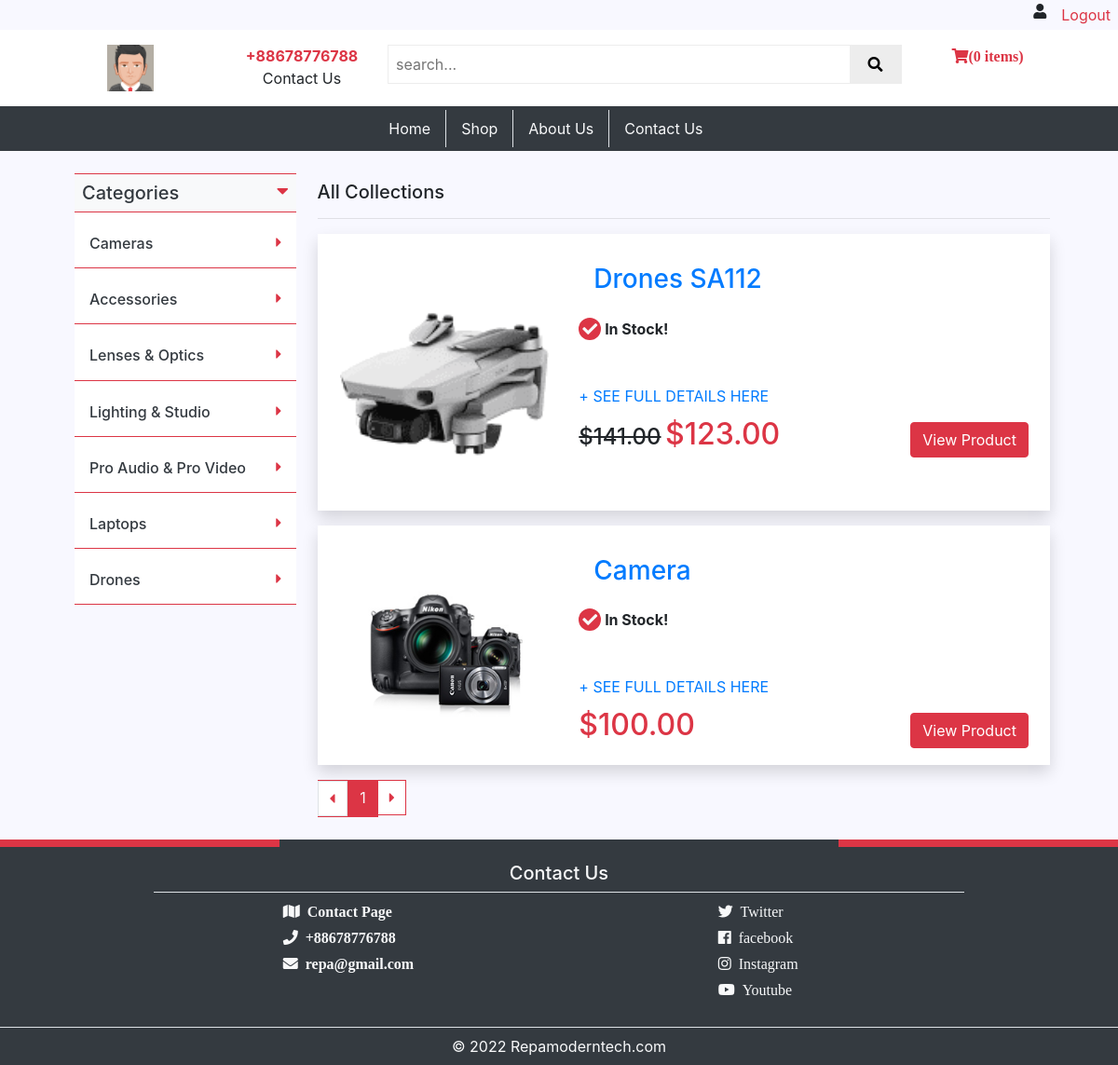
Screenshot of /shop.php (signed in) with the database file from the repository.
### tables this page shows
CREATE TABLE `profile` (
  `id` int(10) NOT NULL,
  `head` varchar(255) NOT NULL,
  `text` text NOT NULL,
  `date` varchar(255) NOT NULL
);

CREATE TABLE `links` (
  `id` int(10) NOT NULL,
  `media` varchar(255) NOT NULL,
  `link` varchar(255) NOT NULL
);

CREATE TABLE `categories` (
  `id` int(11) NOT NULL,
  `category` varchar(255) NOT NULL,
  `image` varchar(255) NOT NULL,
  `description` text NOT NULL,
  `date` varchar(255) NOT NULL
);

CREATE TABLE `products` (
  `id` int(11) NOT NULL,
  `product` varchar(255) NOT NULL,
  `category` int(11) NOT NULL,
  `description` text NOT NULL,
  `image` varchar(255) NOT NULL,
  `price` int(100) NOT NULL,
  `old_price` int(100) NOT NULL,
  `status` int(11) NOT NULL DEFAULT 0,
  `date` varchar(255) NOT NULL
);

### shop.php (the view, shortened to what the rows shown need)
<?php
	include 'inc/session.php';
 ?>
<!DOCTYPE html>
<html>
<head>
	<?php include 'inc/link.php'; ?>
</head>
<body style="background-color: ghostwhite;">
	<?php include 'inc/header.php'; ?>
	<div class="col-md-11 mx-auto row mt-4">
		<div class="col-md-3">
			<div class=" bg-white">
				<?php
				$sql = mysqli_query($connect, "SELECT * FROM categories");
				while ($row = mysqli_fetch_array($sql)) {
				?>
				<a href="?id=<?php echo $row['id'] ?>&&category=<?php echo $row['category'] ?>" class="text-dark">
					<h6 class="p-3 border-bottom border-danger">
						<?php echo $row['category']; ?>
						<span class="fas fa-caret-right float-right text-danger"></span>
					</h6>
				</a>
				<?php } ?>
			</div>
		</div>
		<div class="col-md-9 p-2">
			<?php
				if (isset($_GET['id']) && isset($_GET['category'])) {
					$id = (int)$_GET['id'];
					$category = $_GET['category'];
					?>
					<h5><?php echo $category; ?></h5>
					<hr>
					<?php
		if (isset($_GET['page_no']) && $_GET['page_no']!="") {
		$page_no = $_GET['page_no'];
		} else {
		$page_no = 1;
    	}
    	$total_records_per_page = 10;
   	 	$offset = ($page_no-1) * $total_records_per_page;
		$previous_page = $page_no - 1;
		$next_page = $page_no + 1;
		$adjacents = "2";
		$result_count = mysqli_query($connect,"SELECT COUNT(*) As total_records FROM `products` WHERE category = '{$id}'");
		$total_records = mysqli_fetch_array($result_count);
		$total_records = $total_records['total_records'];
    	$total_no_of_pages = ceil($total_records / $total_records_per_page);
		$second_last = $total_no_of_pages - 1;
		$result = mysqli_query($connect, "SELECT * FROM `products` WHERE category = '{$id}' ORDER BY id DESC LIMIT $offset, $total_records_per_page");
  		while ($row = mysqli_fetch_array($result)) {
		$image = $row['image'];
		$product = $row['product'];
		$description = $row['description'];
		$date = $row['date'];
		$category = $row['category'];
		$id_post = $row['id'];
		?>
			<div class="row mx-0 group mb-3 shadow p-2 bg-white">
				<div class="col-md-4 mt-4 p-3">
					<img src="upload/<?php echo $row['image'] ?>" class="card-img">
				</div>
				<div class="col-md-8 pl-3">
					<a href="collections.php?product_id=<?php echo $row['id']; ?>&&product=<?php echo $row['product']; ?>" class="nav-link">
						<h3 class=" pt-3 mb-2">
							<?php echo $row['product']; ?>
						</h3>
					</a>
					<b class="mt-2 mb-5 d-block">
							<?php if ($row['status']==1) {
							?>
						<span class="fas fa-check bg-danger rounded-circle text-light p-1"></span>
						In Stock!
					<?php }else{ ?>
						<span class="fas fa-times bg-danger rounded-circle text-light p-1"></span>
						Out of Stock!
						<?php } ?>
						</b>
						<a href="collections.php?product_id=<?php echo $row['id']; ?>&product=<?php echo $row['product']; ?>" class="text-uppercase">+ See full details here</a>
						<br>
						<div class="float-left mt-3">
							<?php if ($row['old_price'] > 0): ?>
						<h4 class="d-inline-block" style="text-decoration: line-through;">$<?php echo number_format($row['old_price'],2); ?></h4>
							<?php endif ?>
						<h2 class="d-inline-block text-danger" style="line-height: 25px;">$<?php echo number_format($row['price'],2); ?></h2>						</div>
						<div class="float-right mt-3">
							<a href="collections.php?product_id=<?php echo $row['id'] ?>&product=<?php echo $row['product'] ?>"><button class="btn btn-danger">View Product</button></a>
						</div>
						<div class="clearfix"></div>
						<div >
						</div>
				</div>
			</div>
<?php } ?>
<ul class="pagination">
	<li class="border-danger border" <?php if($page_no <= 1){ echo "class='disable'"; } ?>>
	<a class="page-link" <?php if($page_no > 1){ echo "href='?page_no=$previous_page'"; } ?>><span class="fas fa-caret-left text-danger " title="Previous"></span></a>
	</li>
    <?php
	if ($total_no_of_pages <= 10){
		for ($counter = 1; $counter <= $total_no_of_pages; $counter++){
			if ($counter == $page_no) {
		   echo "<li class='active page-link text-light bg-danger border border-danger'><a>$counter</a></li>";
				}else{
           echo "<li><a href='?page_no=$counter' class='page-link  text-danger border border-danger'>$counter</a></li>";
				}
        }
	}
	elseif($total_no_of_pages > 10){
	if($page_no <= 4) {
	 for ($counter = 1; $counter < 8; $counter++){
			if ($counter == $page_no) {
		   echo "<li class='active page-link  text-light bg-danger border border-danger'><a>$counter</a></li>";
				}else{
           echo "<li><a href='?page_no=$counter' class='page-link  text-danger border border-danger'>$counter</a></li>";
				}
        }
		echo "<li class=' text-danger border border-danger'><a>...</a></li>";
		echo "<li class='border border-danger'><a href='?page_no=$second_last' class='text-danger'>$second_last</a></li>";
		echo "<li class='border border-danger'><a href='?page_no=$total_no_of_pages' class='text-danger'>$total_no_of_pages</a></li>";
		}
	 elseif($page_no > 4 && $page_no < $total_no_of_pages - 4) {
		echo "<li class='border border-danger'><a class='text-danger' href='?page_no=1'>1</a></li>";
		echo "<li class='border border-danger'><a class='text-danger' href='?page_no=2'>2</a></li>";
        echo "<li class='border border-danger'><a class='text-danger'>...</a></li>";
        for ($counter = $page_no - $adjacents; $counter <= $page_no + $adjacents; $counter++) {
           if ($counter == $page_no) {
		   echo "<li class='active text-light bg-danger border border-danger'><a>$counter</a></li>";
				}else{
           echo "<li class='border border-danger'><a class='text-danger' href='?page_no=$counter'>$counter</a></li>";
				}
       }
       echo "<li class='border border-danger' text-danger><a>...</a></li>";
	   echo "<li class='border border-danger'><a class='text-danger' href='?page_no=$second_last'>$second_last</a></li>";
	   echo "<li class='border border-danger'><a class='text-danger-danger' href='?page_no=$total_no_of_pages'>$total_no_of_pages</a></li>";
            }
		else {
        echo "<li class='border border-danger'><a class='text-danger' href='?page_no=1'>1</a></li>";
		echo "<li class='border border-danger'><a class='text-danger' href='?page_no=2'>2</a></li>";
        echo "<li class='border border-danger text-danger'><a>...</a></li>";
        for ($counter = $total_no_of_pages - 6; $counter <= $total_no_of_pages; $counter++) {
          if ($counter == $page_no) {
		   echo "<li class='active bg-danger text-light'><a>$counter</a></li>";
				}else{
           echo "<li class='border border-danger'><a class='text-danger' href='?page_no=$counter'>$counter</a></li>";
				}
                }
            }
	}
?>
	<li class=''  <?php if($page_no >= $total_no_of_pages){ echo "class='disabled'"; } ?>>
	<a title="Next" class="page-link border border-danger text-danger" <?php if($page_no < $total_no_of_pages) { echo "href='?page_no=$next_page'"; } ?>><span class="fas fa-caret-right"></span></a>
	</li>
    <?php if($page_no < $total_no_of_pages){
		echo "<li class=''><a href='?page_no=$total_no_of_pages' class='page-link text-danger border border-danger' title='Last'><span class='fas fa-caret-right'></span><span class='fas fa-caret-right'></span><span class='fas fa-caret-right'></span></a></li>";
		} ?>
</ul>
</div>
					<?php
				}else{
			 ?>
			<?php
		if (isset($_GET['page_no']) && $_GET['page_no']!="") {
		$page_no = $_GET['page_no'];
		} else {
		$page_no = 1;
    	}
    	$total_records_per_page = 10;
   	 	$offset = ($page_no-1) * $total_records_per_page;
		$result = mysqli_query($connect, "SELECT * FROM `products` ORDER BY id DESC LIMIT $offset, $total_records_per_page");
  		while ($row = mysqli_fetch_array($result)) {
		?>
			<div class="row mx-0 group mb-3 shadow p-2 bg-white">
				<div class="col-md-4 mt-4 p-3">
					<img src="upload/<?php echo $row['image'] ?>" class="card-img">
				</div>
				<div class="col-md-8 pl-3">
					<a href="collections.php?product_id=<?php echo $row['id']; ?>&&product=<?php echo $row['product']; ?>" class="nav-link">
						<h3 class=" pt-3 mb-2">
							<?php echo $row['product']; ?>
						</h3>
					</a>
					<b class="mt-2 mb-5 d-block">
							<?php if ($row['status']==1) {
							?>
						<span class="fas fa-check bg-danger rounded-circle text-light p-1"></span>
						In Stock!
					<?php }else{ ?>
						<span class="fas fa-times bg-danger rounded-circle text-light p-1"></span>
						Out of Stock!
						<?php } ?>
						</b>
						<a href="collections.php?product_id=<?php echo $row['id']; ?>&&product=<?php echo $row['product']; ?>" class="text-uppercase">+ See full details here</a>
						<br>
						<div class="float-left mt-3">
						<?php if ($row['old_price'] > 0): ?>
						<h4 class="d-inline-block" style="text-decoration: line-through;">$<?php echo number_format($row['old_price'],2); ?></h4>
							<?php endif ?>
						<h2 class="d-inline-block text-danger" style="line-height: 25px;">$<?php echo number_format($row['price'],2); ?></h2>
						</div>
						<div class="float-right mt-3">
							<a href="collections.php?product_id=<?php echo $row['id'] ?>&product=<?php echo $row['product'] ?>"><button class="btn btn-danger">View Product</button></a>
						</div>
						<div class="clearfix"></div>
				</div>
			</div>
<?php } ?>
		</div>
		<?php } ?>
	</div>
	<?php include 'inc/footer.php'; ?>

### inc/header.php (shortened to what the rows shown need)
    			<?php include 'search.php'; ?>
<header style="">
	<div style="background-color:ghostwhite; z-index: 1;<?php if (!isset($_SESSION['id'])) {
		echo "display: none";
	} ?>">
	</div>
		<div class="bg-white py-3 px-5 row mx-0 position-relative">
			<div class="col-md-2 p-0">
				<center>
				<?php
					$image = mysqli_query($connect, "SELECT * FROM profile WHERE id = 1");
					while ($rw = mysqli_fetch_array($image)) {
						?>
						<img src="images/<?php echo $rw['text'];  ?>" class="" width="50px">
						<?php
					}
				 ?></center>
			</div>
			<div class="col-md-2 text-center" id="disp">
				<a href="tel:<?php
    $link = mysqli_query($connect, "SELECT * FROM links WHERE id = 1");
    $links = mysqli_fetch_array($link);
    echo $links['link'];
   ?>" class="text-danger font-weight-bold text-decoration-none"><?php
    $link = mysqli_query($connect, "SELECT * FROM links WHERE id = 1");
    $links = mysqli_fetch_array($link);
    echo $links['link'];
   ?></a>
				<div class="">Contact Us</div>
			</div>
		</div>
	</header>
	<div class="bg-dark nav p-1" id="disp" style="position: sticky; top: 0; z-index: 4">
			<div class="col-md-4 m-auto nav">
			</div>
		</div>

### inc/footer.php (shortened to what the rows shown need)
  <div class="bg-dark  pb-4">
      <div class="p-1 bg-danger w-25 float-left" style=""></div>
      <div class="p-1 bg-danger w-25 float-right" style=""></div>
      <div class="clearfix"></div>
        <div class=" col-md-9 m-auto ">
        <div class="row mx-0 col-md-9 m-auto">
          <div class="col-md-9">
          <a href="contact.php" class="fas fa-map mb-2 text-light w-100 text-decoration-none">&nbsp; Contact Page</a>
          <a href="tel:<?php
    $link = mysqli_query($connect, "SELECT * FROM links WHERE id = 1");
    $links = mysqli_fetch_array($link);
    echo $links['link'];
   ?>" class="fas fa-phone mb-2 text-light w-100 text-decoration-none">&nbsp; <?php
    $link = mysqli_query($connect, "SELECT * FROM links WHERE id = 1");
    $links = mysqli_fetch_array($link);
    echo $links['link'];
   ?></a>
          <a href="mailto:<?php
    $link = mysqli_query($connect, "SELECT * FROM links WHERE id = 4");
    $links = mysqli_fetch_array($link);
    echo $links['link'];
   ?>" class="fas fa-envelope text-light mb-2 w-100 text-decoration-none">&nbsp; <?php
    $link = mysqli_query($connect, "SELECT * FROM links WHERE id = 4");
    $links = mysqli_fetch_array($link);
    echo $links['link'];
   ?></a>
          </div>
        </div>
        </div>
      </div>
    <footer class="bg-dark text-light border-top text-center p-2">
      &copy; <?php echo date('Y'); ?> <?php
    $link = mysqli_query($connect, "SELECT * FROM links WHERE id = 7");
    $links = mysqli_fetch_array($link);
    echo $links['link'];
   ?>
    </footer>
</body>
</html>

### rows the page displays
profile: text (picture)
links: link "+88678776788"
categories: category "Cameras"
categories: category "Accessories"
categories: category "Lenses & Optics"
categories: category "Lighting & Studio"
categories: category "Pro Audio & Pro Video"
categories: category "Laptops"
categories: category "Drones"
products: image (picture), product "Drones SA112", status 1 (drawn), old_price "141.00", price "123.00"
products: image (picture), product "Camera", status 1 (drawn), price "100.00"
links: link "repa@gmail.com"
links: link "Repamoderntech.com"
